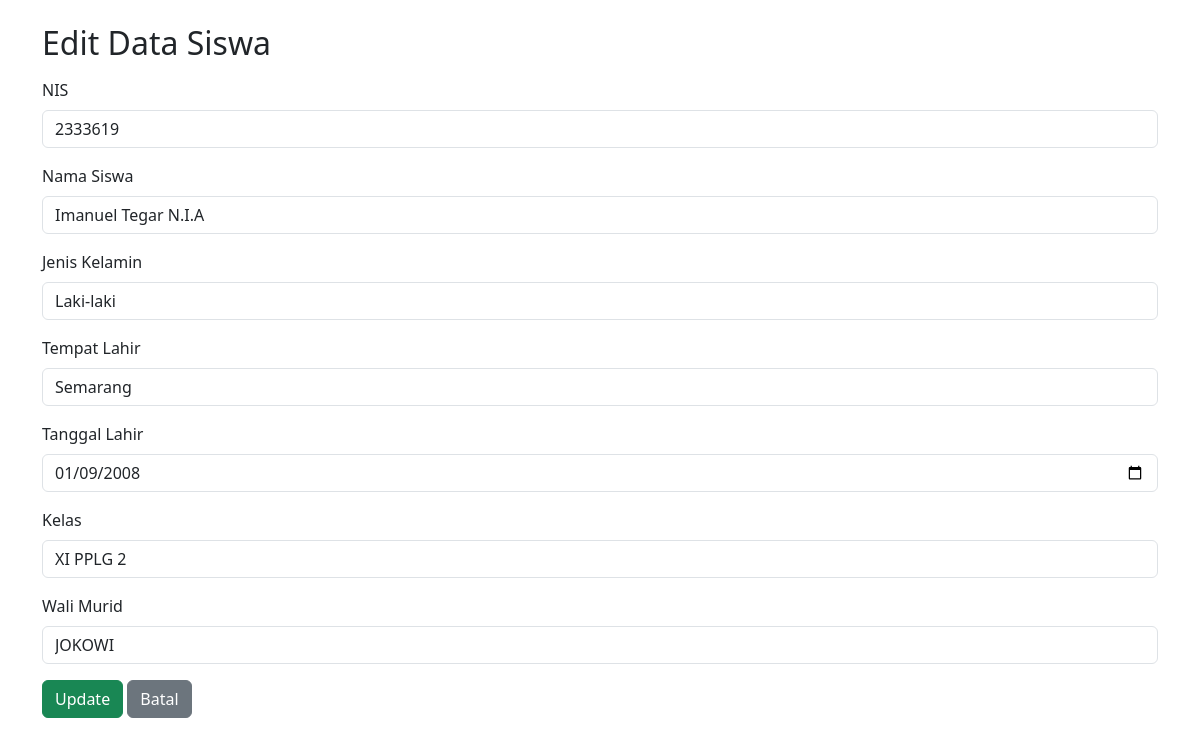
The app's page /actions/edit_siswa.php?id=2 with its own data.
### tables this page shows
CREATE TABLE `siswa` (
  `id_siswa` int(11) NOT NULL,
  `nis` varchar(20) NOT NULL,
  `nama_siswa` varchar(100) NOT NULL,
  `jenis_kelamin` enum('L','P') NOT NULL,
  `tempat_lahir` varchar(100) NOT NULL,
  `tanggal_lahir` date NOT NULL,
  `Id_kelas` int(11) NOT NULL,
  `id_wali` int(11) NOT NULL
);

### actions/edit_siswa.php (the view, shortened to what this page needs)
<?php
    require '../includes/connect.php';
    $id = $_GET["id"];
    $query = "SELECT *, kelas.nama_kelas, wali_murid.nama_wali FROM siswa
            JOIN kelas ON siswa.id_kelas = kelas.id_kelas
            JOIN wali_murid ON siswa.id_wali = wali_murid.id_wali
            WHERE id_siswa=$id
    ";
    $result = mysqli_query($conn, $query);
    $row = mysqli_fetch_assoc($result);
    $result_kelas = mysqli_query($conn, "SELECT * FROM kelas");
    $result_wali = mysqli_query($conn, "SELECT * FROM wali_murid");
?>
<!DOCTYPE html>
<html lang="id">
<head>
    <link href="https://cdn.jsdelivr.net/npm/bootstrap@5.3.0/dist/css/bootstrap.min.css" rel="stylesheet">
</head>
<body>
    <div class="container mt-4 mb-5">
        <h2 class="mb-3">Edit Data Siswa</h2>
        <form method="POST">
            <div class="mb-3">
                <label class="form-label">NIS</label>
                <input type="text" name="nis" class="form-control" required placeholder="Masukkan NIS" value="<?= $row["nis"]; ?>">
            </div>
            <div class="mb-3">
                <label class="form-label">Nama Siswa</label>
                <input type="text" name="nama_siswa" class="form-control" required placeholder="Masukkan Nama Siswa" value="<?= $row["nama_siswa"]; ?>">
            </div>
            <div class="mb-3">
                <label class="form-label">Jenis Kelamin</label>
                <select name="jenis_kelamin" class="form-control" required>
                    <option value="L" <?= ($row["jenis_kelamin"] == "L") ? "selected" : ""; ?> >Laki-laki</option>
                </select>
            </div>
            <div class="mb-3">
                <label class="form-label">Tempat Lahir</label>
                <input type="text" name="tempat_lahir" class="form-control" required placeholder="Tempat Lahir" value="<?= $row["tempat_lahir"]; ?>">
            </div>
            <div class="mb-3">
                <label class="form-label">Tanggal Lahir</label>
                <input type="date" name="tanggal_lahir" class="form-control" required value="<?= $row["tanggal_lahir"]; ?>">
            </div>
            <div class="mb-3">
                <label class="form-label">Kelas</label>
                <select name="id_kelas" class="form-control" required>
                    <?php while ($rows = mysqli_fetch_assoc($result_kelas)) :?>
                        <option value="<?= $rows['id_kelas']; ?>" <?= ($row['id_kelas'] == $rows['id_kelas']) ? "selected" : ""; ?>><?= $rows["nama_kelas"]; ?></option>
                    <?php endwhile; ?>
                </select>
            </div>
            <div class="mb-3">
                <label class="form-label">Wali Murid</label>
                <select name="id_wali" class="form-control" required>
                    <?php while ($rows = mysqli_fetch_assoc($result_wali)) :?>
                        <option value="<?= $rows['id_wali']; ?>" <?= ($row['id_wali'] == $rows['id_wali']) ? "selected" : "";?>><?= $rows['nama_wali']; ?></option>
                    <?php endwhile; ?>
                </select>
            </div>
            <button type="submit" class="btn btn-success">Update</button>
            <a href="../index.php" class="btn btn-secondary">Batal</a>
        </form>
    </div>
</body>
</html>

### records on screen
siswa: nis "2333619", nama_siswa "Imanuel Tegar N.I.A", jenis_kelamin "Laki-laki", tempat_lahir "Semarang", tanggal_lahir "01/09/2008"

### other values on screen
form field id_kelas "XI PPLG 2"
form field id_wali "JOKOWI"
